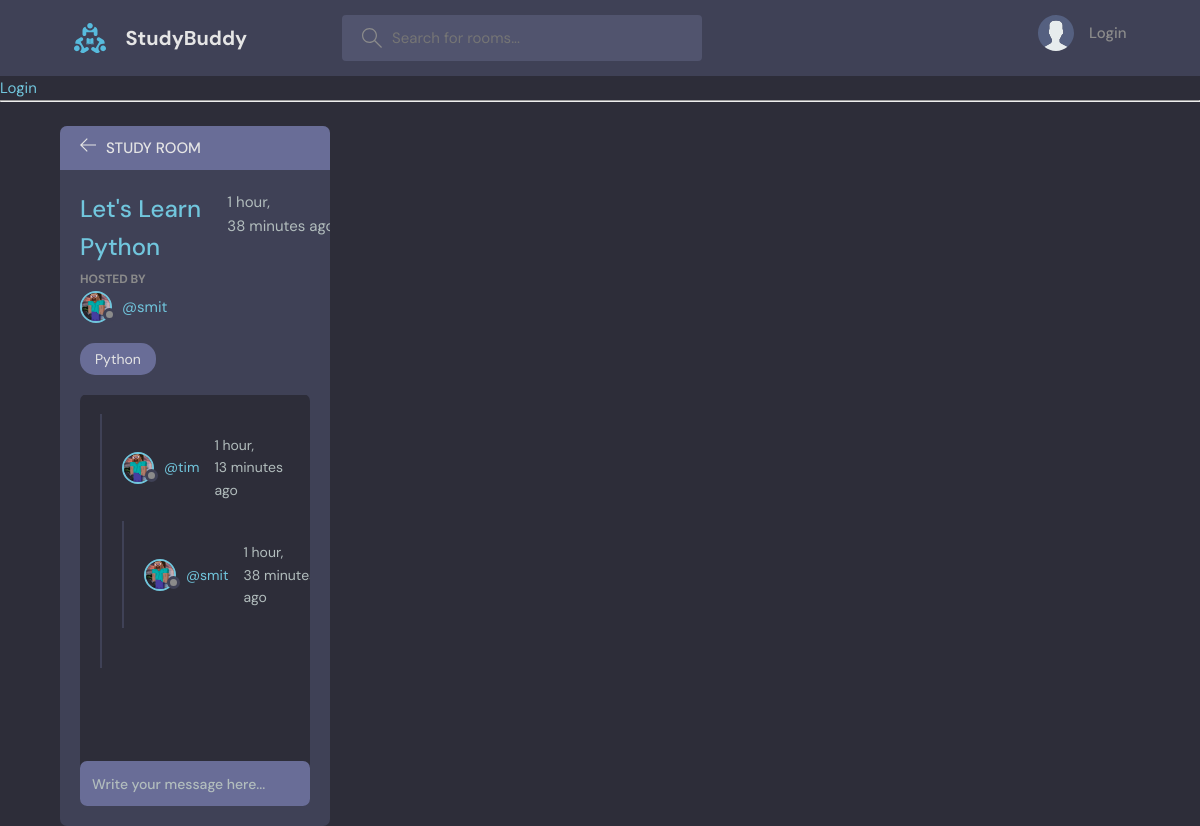
The page /room/1/ on the database its author committed.
### base/models.py (models this page shows, shortened)
class Room(models.Model):
    host = models.ForeignKey(User, on_delete=models.SET_NULL, null=True)
    topic = models.ForeignKey(Topic, on_delete=models.SET_NULL, null=True)
    name = models.CharField(max_length=200)
    description = models.TextField(null=True, blank=True)
    participants = models.ManyToManyField(User, related_name='participants', blank=True)
    updated = models.DateTimeField(auto_now=True)
    created = models.DateTimeField(auto_now_add=True)
    class Meta:
        ordering = ['-updated', '-created']

class User(AbstractUser):
    name = models.CharField(max_length=200, null=True)
    email = models.EmailField(unique=True, null=True)
    bio = models.TextField(null=True)
    avatar = models.ImageField(null=True, default="avatar.svg")
    USERNAME_FIELD = 'email'
    REQUIRED_FIELDS = []

class Topic(models.Model):
    name = models.CharField(max_length=200)
    def __str__(self):
        return self.name

class Message(models.Model):
    user = models.ForeignKey(User, on_delete=models.CASCADE)
    room = models.ForeignKey(Room, on_delete=models.CASCADE)
    body = models.TextField()
    updated = models.DateTimeField(auto_now=True)
    created = models.DateTimeField(auto_now_add=True)
    class Meta:
        ordering = ['-updated', '-created']

### base/views.py (the view, shortened to what this page needs)
# urls.py: path('room/<str:pk>/', views.room, name="room"),
def room(request, pk):
    room = Room.objects.get(id=pk)
    room_messages = room.message_set.all()
    participants = room.participants.all()
    context  = {'room': room, 'room_messages': room_messages, 'participants': participants}
    return render(request, 'base/room.html', context)

### base/templates/base/room.html (shortened to what this page needs)
{% extends 'main.html' %} {% block content %}
<main class="profile-page layout layout--2">
  <div class="container">
    <div class="room">
      <div class="room__top">
        <div class="room__topLeft">
          <a href="{% url 'home' %}">
            <svg
              version="1.1"
              xmlns="http://www.w3.org/2000/svg"
              width="32"
              height="32"
              viewBox="0 0 32 32"
            >
              <title>arrow-left</title>
              <path
                d="M13.723 2.286l-13.723 13.714 13.719 13.714 1.616-1.611-10.96-10.96h27.625v-2.286h-27.625l10.965-10.965-1.616-1.607z"
              ></path>
            </svg>
          </a>
          <h3>Study Room</h3>
        </div>
      </div>
      <div class="room__box scroll">
        <div class="room__header scroll">
          <div class="room__info">
            <h3>{{room.name}}</h3>
            <span>{{room.created|timesince}} ago</span>
          </div>
          <div class="room__hosted">
            <p>Hosted By</p>
            <a
              href="{% url 'user-profile' room.host.id %}"
              class="room__author"
            >
              <div class="avatar avatar--small">
                <img src="{{room.host.avatar.url}}" />
              </div>
              <span>@{{room.host.username}}</span>
            </a>
          </div>
          <span class="room__topics">{{room.topic}}</span>
        </div>
        <div class="room__conversation">
          <div class="threads scroll">
            {% for message in room_messages %}
            <div class="thread">
              <div class="thread__top">
                <div class="thread__author">
                  <a
                    href="{% url 'user-profile' message.user.id %}"
                    class="thread__authorInfo"
                  >
                    <div class="avatar avatar--small">
                      <img
                        src="{{message.user.avatar.url}}"
                      />
                    </div>
                    <span>@{{message.user.username}}</span>
                  </a>
                  <span class="thread__date"
                    >{{message.created|timesince}} ago</span
                  >
                </div>
            </div>
            {% endfor %}
          </div>
        </div>
      </div>
      <div class="room__message">
        <form action="" method="POST">
          <input name="body" placeholder="Write your message here..." />
        </form>
      </div>
    </div>
  </div>
</main>
{% endblock %}

### static/styles/style.css (style rules this page uses)
:root { --color-main: #71c6dd; --color-main-light: #e1f6fb; --color-dark: #3f4156; --color-dark-medium: #51546e; --color-dark-light: #696d97; --color-light: #e5e5e5; --color-gray: #8b8b8b; --color-light-gray: #b2bdbd; --color-bg: #2d2d39; --color-success: #5dd693; --color-error: #fc4b0b; }
* { font-family: "DM Sans", -apple-system, BlinkMacSystemFont, "Segoe UI", Roboto, Oxygen, Ubuntu, Cantarell, "Open Sans", "Helvetica Neue", sans-serif; margin: 0; padding: 0; box-sizing: border-box; text-rendering: optimizeLegibility; font-size: inherit; }
html { font-size: 56.25%; }
@media only screen and (min-width: 1200px) { html { font-size: 62.5%; } }
body { line-height: 1.6; font-weight: 400; font-size: 1.5rem; color: var(--color-light-gray); background-color: var(--color-bg); min-height: 100vh; }
img { width: 100%; }
a { display: inline-block; color: var(--color-main); text-decoration: none; }
.container { max-width: 120rem; width: 90%; margin: auto; }
.avatar { position: relative; display: inline-block; border-radius: 50%; border: 2px solid var(--color-main); }
.avatar img { display: block; border-radius: 50%; object-fit: cover; object-position: center; }
.avatar::after { content: ""; display: block; position: absolute; background-color: var(--color-gray); z-index: 111; border-radius: 50%; border: 0.3rem solid var(--color-dark); }
.avatar.avatar--small img { width: 2.8rem; height: 2.8rem; }
.avatar.avatar--small:after { width: 0.7rem; height: 0.7rem; bottom: 0px; right: -6px; }
.layout { margin-top: 2.4rem; }
.layout > .container { display: flex; justify-content: space-between; align-items: flex-start; }
.layout--2 > .container > div:first-child { flex-basis: 72%; }
.layout--2 > .container > div:last-child { flex-basis: 25%; }
.room, .participants { background: var(--color-dark); max-height: 87.5vh; border-radius: 0.7rem; overflow: hidden; position: relative; }
.room__top, .participants__top { background: var(--color-dark-light); display: flex; justify-content: space-between; align-items: center; padding: 1rem 2rem; position: relative; }
.room__top svg, .thread__top svg { width: 1.6rem; height: 1.6rem; fill: var(--color-light); cursor: pointer; }
.room__topLeft { display: flex; align-items: flex-end; gap: 1rem; }
.room__topLeft h3, .participants__top { text-transform: uppercase; font-weight: 500; color: var(--color-light); }
.room__topLeft svg { width: 1.6rem; height: 1.6rem; fill: var(--color-light); }
.room__header { max-height: 30vh; overflow-y: auto; position: absolute; width: 95%; background: var(--color-dark); z-index: 999; top: 4.4rem; padding-top: 2rem; padding-bottom: 1rem; }
.room__box { padding-left: 2rem; padding-right: 2rem; height: 80.5vh; padding-bottom: 0; }
.room__info { display: flex; justify-content: space-between; }
.room__info h3 { font-size: 2.4rem; font-weight: 500; color: var(--color-main); }
.room__hosted p { text-transform: uppercase; color: var(--color-gray); font-size: 1.2rem; font-weight: 700; line-height: 2; }
.room__author { display: flex; gap: 1rem; align-items: center; margin-bottom: 1rem; transition: all 0.3s ease-in-out; }
.room__topics { padding: 0.5rem 1.5rem; background: var(--color-dark-light); color: var(--color-light); display: inline-block; font-size: 1.4rem; border-radius: 1.5rem; margin: 1rem 0; }
.room__conversation { margin-top: 1rem; margin-bottom: 4rem; height: 64%; }
.threads { background: var(--color-bg); border-radius: 0.7rem; overflow-y: auto; height: 100%; margin-top: 28vh; padding: 0 2rem 4rem 2rem; }
.thread { border-left: 2px solid var(--color-dark); padding-left: 1rem; margin: 2rem 0; padding: 2rem; }
.thread__top { display: flex; align-items: center; justify-content: space-between; }
.thread__author { display: flex; align-items: center; gap: 1.5rem; font-size: 1.4rem; }
.thread__authorInfo { display: flex; align-items: center; gap: 1rem; }
.room__message { padding: 2rem; position: absolute; z-index: 111; bottom: 0; left: 0; right: 0; background: transparent; }
.room__message > form > input { resize: none; background-color: var(--color-dark-light); color: var(--color-light); border: none; outline: none; border-radius: 0.7rem; height: 4.5rem; width: 100%; margin-top: -1rem; padding: 1.2rem; font-size: 1.4rem; font-weight: 500; position: relative; }
.room__message > form > input::placeholder { color: var(--color-light-gray); }

### rows shown on the page
Room: name "Let's Learn Python", created "1 hour, 38 minutes", host.avatar (picture), host.username "smit", topic "Python"
Message: user.avatar (picture), user.username "tim", created "1 hour, 13 minutes"
Message: user.avatar (picture), user.username "smit", created "1 hour, 38…"
